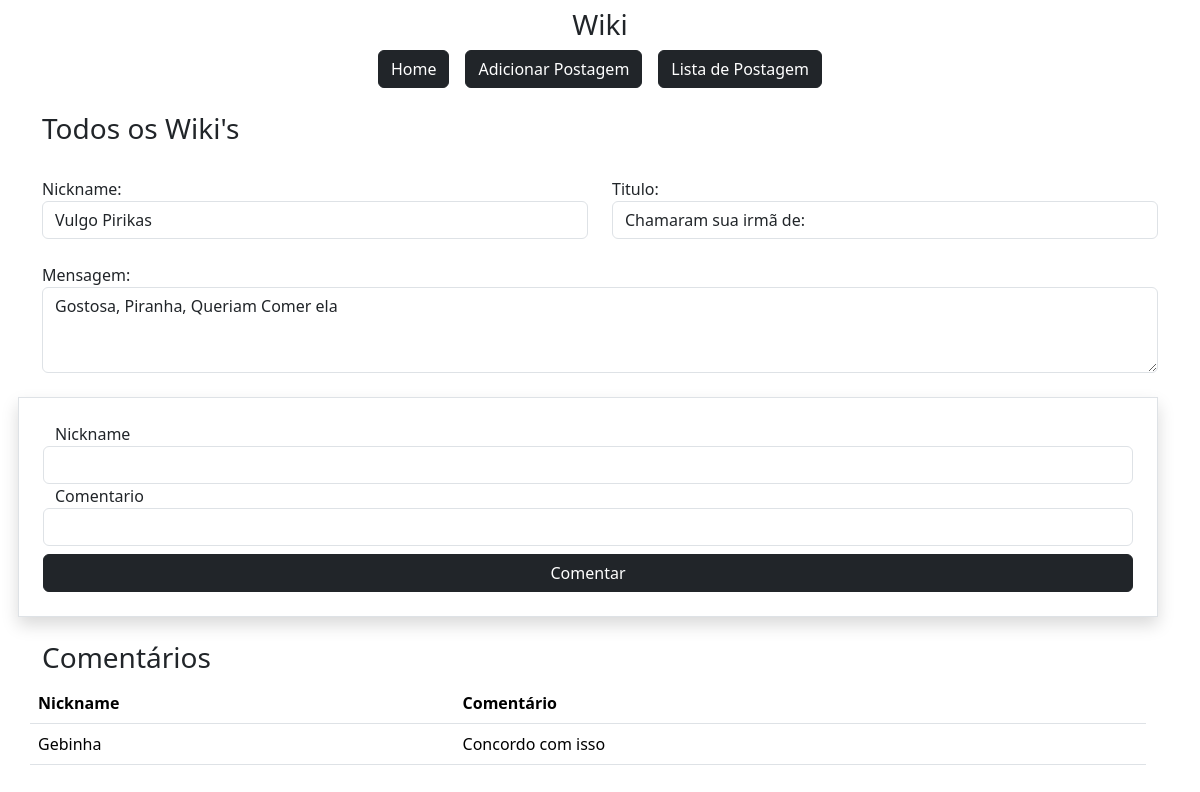
/lista/8, run on the app's committed database.
### app/models.py (models this page shows)
class Wiki(db.Model):
    id = db.Column(db.Integer, primary_key=True)
    data_envio = db.Column(db.DateTime, default=datetime.now())
    nickname = db.Column(db.String)
    titulo = db.Column(db.String)
    mensagem = db.Column(db.String)
    curtidas = db.Column(db.Integer, default=0)
    respostas = db.relationship("Resposta", back_populates="wiki")

class Resposta(db.Model):
    id_resposta = db.Column(db.Integer, primary_key=True)
    nickname = db.Column(db.String)
    resposta = db.Column(db.String)
    wiki_id = db.Column(db.Integer, db.ForeignKey('wiki.id'))
    wiki = db.relationship("Wiki", back_populates="respostas", foreign_keys=[wiki_id], remote_side=[Wiki.id])

### app/view.py (the view)
@app.route('/lista/<int:id>', methods=['GET', 'POST'])
def contatoDetail(id):
    form = RespostaForm()
    obj = Wiki.query.get(id)
    if form.validate_on_submit():
        form.save(id)
        return redirect(url_for('listaPagina'))
    return render_template('contatoDetail.html', id=id, obj=obj, form=form)

### app/forms.py (shortened to what this page needs)
class RespostaForm(FlaskForm):
    nickname= StringField('Nickname',validators=[DataRequired()])
    resposta = StringField("Comentario",validators=[DataRequired()])
    btnSubmitt = SubmitField('Comentar')

### app/templates/contatoDetail.html (shortened to what this page needs)
{% extends 'base.html' %}
{% block content %}
<div class="container">
{% include 'nave.html' %}
<div class="row mt-4">
    <h3>Todos os Wiki's</h3>
    <div class="col-md-6 mt-4">
        Nickname:
        <input type="text" value="{{obj.nickname}}" class="form-control btn-dark text-dark" readonly>
    </div>
    <div class="col-md-6 mt-4">
        Titulo:
        <input type="text" value="{{obj.titulo}}" class="form-control btn-dark text-dark" readonly>
    </div>
    <div class="col-md-12 mt-4">
        Mensagem:
        <textarea type="text" rows="3" class="form-control btn-dark text-dark" readonly>{{obj.mensagem}}</textarea>
    </div>
    <form action="" method="post" class="row mt-4 p-4 round border shadow">
        {{form.nickname.label()}}
        {{form.nickname(class="form-control")}}
        {{ form.resposta.label() }}
        {{ form.resposta(class="form-control") }}
        {{ form.btnSubmitt(class="btn btn-dark col-12 mt-2") }}
    </form>
    <div class="row mt-4">
        <h3>Comentários</h3>
        <table class="table">
            <thead>
                <tr>
                    <th>Nickname</th>
                    <th>Comentário</th>
                </tr>
            </thead>
            <tbody>
                {% for comentario in obj.respostas %}
                <tr>
                    <td>{{ comentario.nickname }}</td>
                    <td>{{ comentario.resposta }}</td>
                </tr>
                {% endfor %}
            </tbody>
        </table>
    </div>
</div>
{% endblock %}

### data on the page
Wiki: nickname "Vulgo Pirikas", titulo "Chamaram sua irmã de:", mensagem "Gostosa, Piranha, Queriam Comer ela"
Resposta: nickname "Gebinha", resposta "Concordo com isso"
